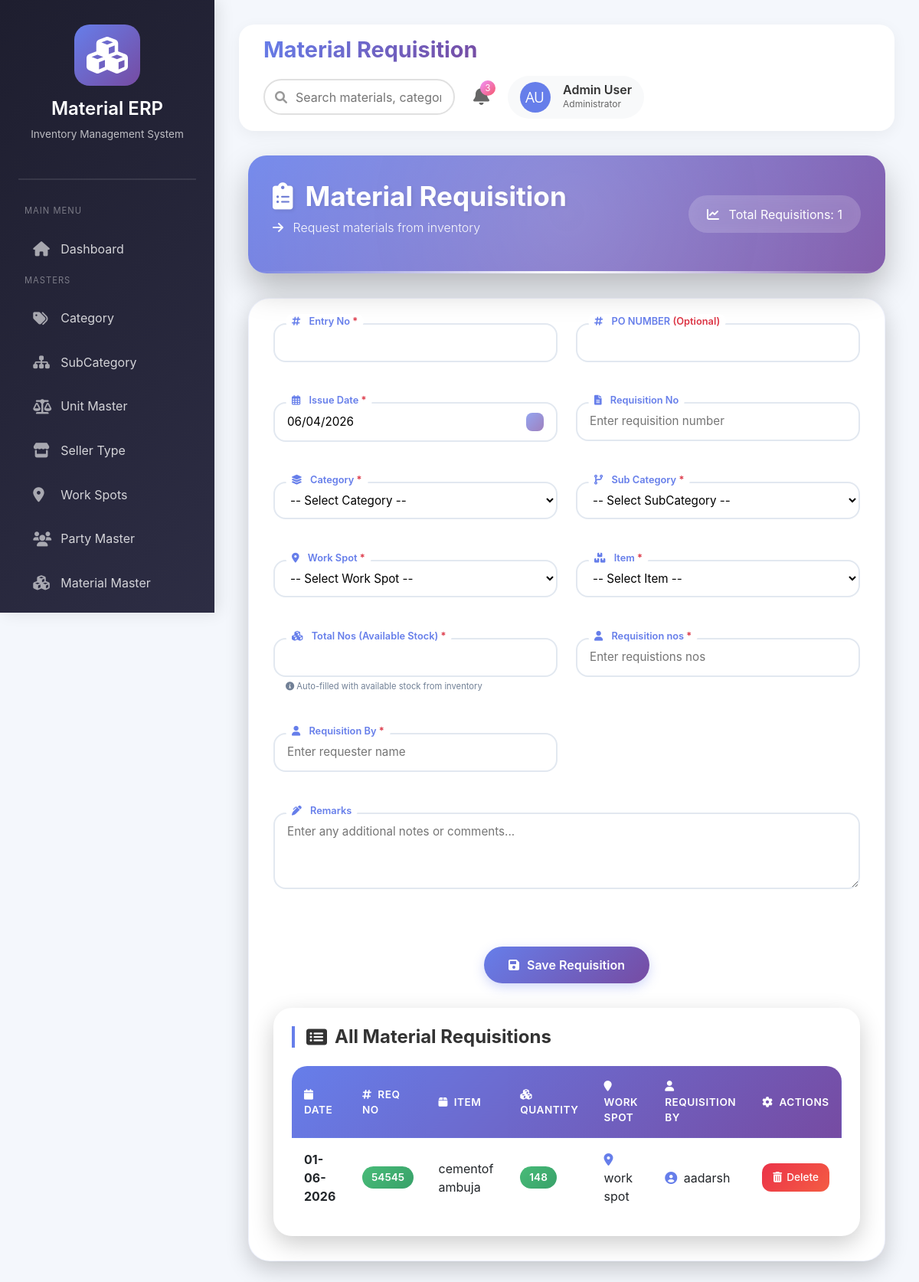
The page /materials/requisition/ on the database its author committed.
### materials/models.py (models this page shows)
class MaterialRequisition(models.Model):
    LEDGER_TYPE_CHOICES = [
        ('issue_ledger', 'Issue Ledger'),
        ('return_outward', 'Return Outward'),
    ]
    issue_date = models.DateField()
    po = models.CharField(max_length=50)
    entry_no = models.IntegerField()
    requisition_no = models.CharField(max_length=50)
    category = models.ForeignKey(Category,on_delete=models.CASCADE)
    sub_category = models.ForeignKey(SubCategory,on_delete=models.CASCADE)
    work_spots = models.ForeignKey(WorkSpots,on_delete=models.CASCADE)
    item = models.ForeignKey(MaterialMaster,on_delete=models.CASCADE)
    total_nos = models.IntegerField()
    requisition_nos = models.IntegerField()
    requisition_by = models.CharField(max_length=100)
    remarks = models.TextField()
    ledger_type = models.CharField(
        max_length=50,
        choices=LEDGER_TYPE_CHOICES,
        default='issue_ledger',
    )

class MaterialMaster(models.Model):
    category = models.ForeignKey(Category,on_delete=models.CASCADE)
    sub_category = models.ForeignKey(SubCategory,on_delete=models.CASCADE)
    work_spots = models.ForeignKey(WorkSpots,on_delete=models.CASCADE)
    description = models.CharField(max_length=200)
    units = models.ForeignKey(UnitMaster,on_delete=models.CASCADE)
    quantity = models.IntegerField()
    qty = models.IntegerField()
    rate = models.FloatField()
    rackno = models.CharField(max_length=50)
    critical_qty = models.IntegerField()
    photo = models.ImageField(upload_to="materials")
    added_on = models.DateTimeField(auto_now_add=True)
    status = models.BooleanField(default=True)

### masters/models.py (models this page shows, shortened)
class WorkSpots(models.Model):
    id = models.AutoField(primary_key=True)
    name = models.CharField(max_length=100)
    status = models.BooleanField(default=True)

### materials/views.py (the view, shortened to what this page needs)
# urls.py: path('requisition/', views.material_requisition, name='material_requisition'),           # Create + List
def material_requisition(request, pk=None):
    instance = None
    if pk:
        instance = get_object_or_404(MaterialRequisition, pk=pk)
    categories = Category.objects.all()
    subcategories = SubCategory.objects.all()
    workspots = WorkSpots.objects.all()
    materials = MaterialMaster.objects.select_related('category').all()
    requisitions = MaterialRequisition.objects.select_related(
        'category', 'sub_category', 'work_spots', 'item'
    ).order_by('-issue_date')
    return render(request, 'materials/material_requisition.html', {
        'categories': categories,
        'subcategories': subcategories,
        'workspots': workspots,
        'materials': materials,
        'requisitions': requisitions,
        'instance': instance,
        'is_edit': bool(instance),
        'today': date.today(),
    })

### materials/templates/materials/material_requisition.html (shortened to what this page needs)
{% extends 'base.html' %}
{% load static %}
{% block page_title %}Material Requisition{% endblock %}
{% block content %}
<div class="container-fluid">
    <div class="material-header">
        <div class="d-flex justify-content-between align-items-center flex-wrap gap-3">
            <div>
                <h1 class="display-4 fw-bold">
                    {% if is_edit %}
                        <i class="fas fa-edit me-3"></i>Edit Material Requisition
                    {% else %}
                        <i class="fas fa-clipboard-list me-3"></i>Material Requisition
                    {% endif %}
                </h1>
                <p class="lead">
                    <i class="fas fa-arrow-right me-2"></i>
                    {% if is_edit %}Update requisition details{% else %}Request materials from inventory{% endif %}
                </p>
            </div>
            <div class="material-badge" style="background: rgba(255,255,255,0.2); backdrop-filter: blur(10px); padding: 0.8rem 1.5rem; border-radius: 60px;">
                <i class="fas fa-chart-line me-2"></i>
                Total Requisitions: {{ requisitions|length }}
            </div>
        </div>
    </div>
    <div class="form-card">
        <form method="POST" id="requisitionForm" novalidate>
            <div class="row g-4">
                <div class="col-md-6">
                    <div class="floating-label">
                        <label>
                            <i class="fas fa-hashtag me-2"></i> Entry No
                            <span class="text-danger">*</span>
                        </label>
                        <input id="entry_no"
                            name="entry_no"
                            type="number"
                            class="form-control-modern"
                            value="{% if instance %}{{ instance.entry_no }}{% endif %}"
                            required>
                    </div>
                </div>
                <div class="col-md-6">
                    <div class="floating-label">
                        <label>
                            <i class="fas fa-hashtag me-2"></i> PO NUMBER
                            <span class="text-danger">(Optional)</span>
                        </label>
                        <input id="po"
                            name="po"
                            type="text"
                            class="form-control-modern"
                            value="{% if instance %}{{ instance.po }}{% endif %}">
                    </div>
                </div>
                 <div class="col-md-6">
                    <div class="floating-label">
                        <label><i class="far fa-calendar-alt me-2"></i> Issue Date <span class="text-danger">*</span></label>
                        <input name="issue_date" type="date" class="form-control-modern" id="issue_date"
                               value="{% if instance %}{{ instance.issue_date|date:'Y-m-d' }}{% else %}{{ today|date:'Y-m-d' }}{% endif %}"
                               required data-tooltip="Select the date of requisition">
                    </div>
                </div>
                <div class="col-md-6">
                    <div class="floating-label">
                        <label><i class="fas fa-file-alt me-2"></i> Requisition No</label>
                        <input name="requisition_no" class="form-control-modern" id=""
                               value="{% if instance %}{{ instance.requisition_no }}{% endif %}"
                               data-tooltip="Requisition reference number" placeholder="Enter requisition number">
                    </div>
                </div>
                <div class="col-md-6">
                    <div class="floating-label">
                        <label><i class="fas fa-layer-group me-2"></i> Category <span class="text-danger">*</span></label>
                        <select id="category" name="category" class="form-control-modern" required data-tooltip="Select material category">
                            <option value="">-- Select Category --</option>
                        </select>
                    </div>
                </div>
                <div class="col-md-6">
                    <div class="floating-label">
                        <label><i class="fas fa-code-branch me-2"></i> Sub Category <span class="text-danger">*</span></label>
                        <select id="sub_category" name="subcategory" class="form-control-modern" required data-tooltip="Select material sub-category">
                            <option value="">-- Select SubCategory --</option>
                        </select>
                    </div>
                </div>
                <div class="col-md-6">
                    <div class="floating-label">
                        <label><i class="fas fa-map-marker-alt me-2"></i> Work Spot <span class="text-danger">*</span></label>
                        <select name="work_spots"  class="form-control-modern" required data-tooltip="Select work location">
                            <option value="">-- Select Work Spot --</option>
                        </select>
                    </div>
                </div>
                <div class="col-md-6">
                    <div class="floating-label">
                        <label><i class="fas fa-boxes me-2"></i> Item <span class="text-danger">*</span></label>
                        <select name="item" id="item" class="form-control-modern" required data-tooltip="Select material item">
                            <option value="">-- Select Item --</option>
                        </select>
                    </div>
                </div>
                <div class="col-md-6">
                    <div class="floating-label">
                        <label><i class="fas fa-cubes me-2"></i> Total Nos (Available Stock) <span class="text-danger">*</span></label>
                        <input id="total_nos" name="total_nos"  type="text" value="{% if instance %}{{ instance.total_nos }}{% endif %}">
                        <div class="form-hint" style="font-size: 0.7rem; margin-top: 0.25rem; margin-left: 1rem; color: #718096;">
                            <i class="fas fa-info-circle"></i> Auto-filled with available stock from inventory
                        </div>
                    </div>
                </div>
                 <div class="col-md-6">
                    <div class="floating-label">
                        <label><i class="fas fa-user me-2"></i> Requisition nos <span class="text-danger">*</span></label>
                        <input name="requisition_nos" class="form-control-modern"
                               value="{% if instance %}{{ instance.requisition_nos }}{% endif %}"
                               required data-tooltip="Person requesting the material" placeholder="Enter requistions nos">
                    </div>
                </div>
                <div class="col-md-6">
                    <div class="floating-label">
                        <label><i class="fas fa-user me-2"></i> Requisition By <span class="text-danger">*</span></label>
                        <input name="requisition_by" class="form-control-modern"
                               value="{% if instance %}{{ instance.requisition_by }}{% endif %}"
                               required data-tooltip="Person requesting the material" placeholder="Enter requester name">
                    </div>
                </div>
                <div class="col-md-12">
                    <div class="floating-label">
                        <label><i class="fas fa-pen-alt me-2"></i> Remarks</label>
                        <textarea name="remarks" id="remarks" rows="3"
                            class="form-control-modern"
                            data-tooltip="Additional notes"
                            placeholder="Enter any additional notes or comments...">{% if instance %}{{ instance.remarks }}{% endif %}</textarea>
                </div>
            </div>
            <div class="text-center mt-4 pt-3 d-flex flex-wrap justify-content-center gap-3">
                <button type="submit" class="btn-save" id="submitBtn">
                    <i class="fas fa-save"></i>
                    {% if is_edit %}Update Requisition{% else %}Save Requisition{% endif %}
                </button>
            </div>
        </form>
    </div>
    <div class="table-container">
        <h3>
            <i class="fas fa-list-alt"></i>
            All Material Requisitions
        </h3>
        <div style="overflow-x: auto;">
            <table class="table-modern">
                <thead>
                    <tr>
                        <th><i class="fas fa-calendar me-1"></i> Date</th>
                        <th><i class="fas fa-hashtag me-1"></i> Req No</th>
                        <th><i class="fas fa-box me-1"></i> Item</th>
                        <th><i class="fas fa-cubes me-1"></i> Quantity</th>
                        <th><i class="fas fa-map-marker me-1"></i> Work Spot</th>
                        <th><i class="fas fa-user me-1"></i> Requisition By</th>
                        <th><i class="fas fa-cog me-1"></i> Actions</th>
                    </tr>
                </thead>
                <tbody>
                    {% for req in requisitions %}
                    <tr>
                        <td><strong>{{ req.issue_date|date:'d-m-Y' }}</strong></td>
                        <td><span class="stock-badge">{{ req.requisition_no }}</span></td>
                        <td>{{ req.item.description|truncatechars:40 }}</td>
                        <td><span class="stock-badge">{{ req.total_nos }}</span></td>
                        <td><i class="fas fa-location-dot me-1" style="color: #667eea;"></i> {{ req.work_spots.name }}</td>
                        <td><i class="fas fa-user-circle me-1" style="color: #667eea;"></i> {{ req.requisition_by }}</td>
                        <td>
                            <div class="action-buttons">
                                <form method="post" action="{% url 'material_requisition_delete' req.pk %}"
                                      style="display:inline;"
                                      onsubmit="return confirm('⚠️ Are you sure you want to delete this requisition? This action cannot be undone.')">
                                    <button type="submit" class="btn-delete" data-tooltip="Delete requisition">
                                        <i class="fas fa-trash-alt"></i> Delete
                                    </button>
                                </form>
                            </div>
                        </td>
                    </tr>
                    {% endfor %}
                </tbody>
            </table>
        </div>
    </div>
</div>
{% endblock %}

### rows shown on the page
MaterialRequisition: issue_date "01-06-2026", requisition_no "54545", item.description "cementof ambuja", total_nos "148", work_spots.name "work spot", requisition_by "aadarsh"

### other values the page prints
{{ requisitions|length }} "1"
